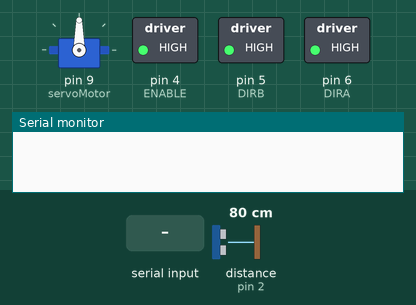
The sketch below on a simulated Arduino Uno, built with avr-gcc and run on an emulated ATmega328P. On the bench: servo, switched loads named in the sketch (green lamp = pin HIGH), the last lines printed to the serial monitor. The inputs (shaded band) are chosen by the test bench; at power-on: distance to the obstacle (sensor on pin 2) 80 cm. The echo pulse lasts 58.3 µs per cm; pins used as bus, display or sensor lines are not drawn.

Above: at 1.2 s.
1.3 s: "1,90\n" received over Serial
At 3.4 s:
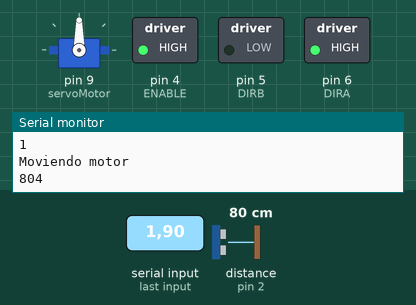
Timing chart, 0 to 4.9 s (numbered marks = the images above; inputs shaded):
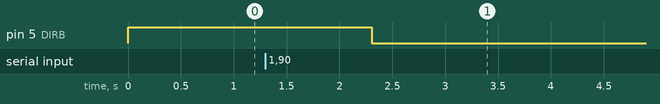

Measured:
- after the input at 1.3 s, pin 5 (DIRB): HIGH → LOW after 1.0 s

The sketch:

AppArduino.ino
```cpp
#include <Servo.h>
#define ENABLE 4
#define DIRB 5
#define DIRA 6
Servo servoMotor;

const int Trigger = 3;   //Pin digital 2 para el Trigger del sensor
const int Echo = 2;   //Pin digital 3 para el Echo del sensor
long d; //distancia en centimetros
bool cond;
int vel = 360;
int startVar = 0;
int mssg;
int tiempos[16];
int cantidades[16];
int tiempo;
int cantidad;
int det;
long t; //timepo que demora en llegar el eco

void setup() {
  Serial.begin(9600);//iniciailzamos la comunicación
  pinMode(Trigger, OUTPUT); //pin como salida
  pinMode(Echo, INPUT);  //pin como entrada
  digitalWrite(Trigger, LOW);//Inicializamos el pin con 0
  pinMode(ENABLE, OUTPUT);
  pinMode(DIRA,OUTPUT);
  pinMode(DIRB,OUTPUT);
  digitalWrite(ENABLE,HIGH);
  digitalWrite(DIRA,HIGH);
  digitalWrite(DIRB,HIGH);


  servoMotor.attach(9);
}

void loop()
{
  start();
  //condition();
  //stp();
}

void stp(){
  if(d <= 10){
    Serial.print("MoverMotor");
    delay(10000);
  }
}

void printCant(){
  for(int i = 0; i<=3; i++){
    Serial.println(cantidades[i]);
  }
}

void start(){
  mssg = Serial.parseInt();
  if(mssg != 0){
    //Serial.println(mssg);
    getInterval(mssg);
  }
}

void getInterval(int quant){
  Serial.println(quant);
  for(int i = 0; i <= quant - 1; i++){
    tiempo = Serial.parseInt();
    tiempos[i] = tiempo;
    Serial.println(tiempos[i]);
    cantidad = Serial.parseInt();
    cantidades[i] = cantidad;
    Serial.println(cantidades[i]);
  }
  StartApp(quant);
}

void StartApp(int quant){
  for(int i = 0; i <= quant - 1; i++){
    Serial.println("El valor de i es:");
    Serial.println(i);
    Serial.println("El valor de quant es:");
    Serial.println(quant);
    startInterval(tiempos[i], cantidades[i]);
  }
}

void startInterval(int tiempo, int cantidad){
  Serial.println("Moviendo motor");
  digitalWrite(DIRB, LOW);
  d= 50;
  while(d < 200){
    digitalWrite(Trigger, HIGH);
    delayMicroseconds(10);          //Enviamos un pulso de 10us
    digitalWrite(Trigger, LOW);
    t = pulseIn(Echo, HIGH); //obtenemos el ancho del pulso
    d = microsecondsToMillimeters(t);                        //escalamos el tiempo a una distancia en cm
    //Serial.println(d);
    //Serial.println("cm");
  }Serial.println(d);
  while(d >= 130 || d<=100){
    digitalWrite(Trigger, HIGH);
    delayMicroseconds(10);           //Enviamos un pulso de 10us
    digitalWrite(Trigger, LOW);
    t = pulseIn(Echo, HIGH);         //obtenemos el ancho del pulso
    d = microsecondsToMillimeters(t);//escalamos el tiempo a una distancia en cm
    //Serial.println(d);
    //Serial.println("cm");
  }
  Serial.println("Deteniendo motor");
  digitalWrite(DIRB, HIGH);
  digitalWrite(DIRA, LOW);
  delay(95);
  digitalWrite(DIRA, HIGH);
  Serial.println(d);
  Serial.println("El tiempo de espera es de:");
  Serial.println(tiempo);
  delay(tiempo*60000);
  if(cantidad > 1){
    startInterval(tiempo,cantidad-1);
  }else{
    return;
  }
}


long microsecondsToMillimeters(long microseconds)
{return microseconds / 2.9 / 2;}
```
